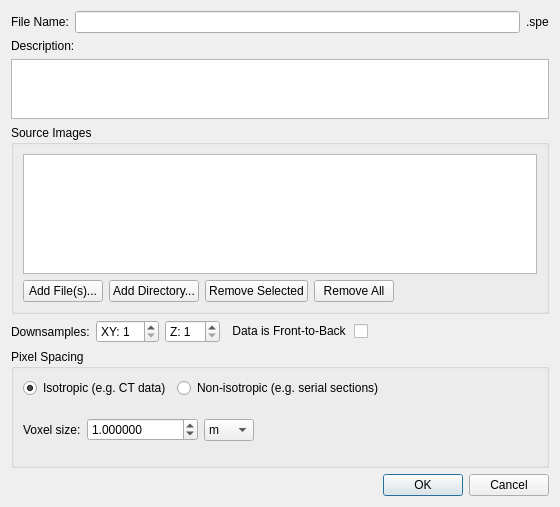
<?xml version="1.0" encoding="UTF-8"?>
<ui version="4.0">
 <class>NewProjectDialog</class>
 <widget class="QDialog" name="NewProjectDialog">
  <property name="windowModality">
   <enum>Qt::WindowModal</enum>
  </property>
  <property name="geometry">
   <rect>
    <x>0</x>
    <y>0</y>
    <width>560</width>
    <height>220</height>
   </rect>
  </property>
  <property name="windowTitle">
   <string>File Name and Description</string>
  </property>
  <property name="modal">
   <bool>true</bool>
  </property>
  <layout class="QVBoxLayout" name="mainVLayout">
   <item>
    <layout class="QHBoxLayout" name="nameLayout">
     <item>
      <widget class="QLabel" name="label">
       <property name="text">
        <string>File Name:</string>
       </property>
      </widget>
     </item>
     <item>
      <widget class="QLineEdit" name="lineEdit"/>
     </item>
     <item>
      <widget class="QLabel" name="label_2">
       <property name="text">
        <string>.spe</string>
       </property>
      </widget>
     </item>
    </layout>
   </item>
   <item>
    <widget class="QLabel" name="label_3">
     <property name="text">
      <string>Description:</string>
     </property>
    </widget>
   </item>
   <item>
    <widget class="QTextEdit" name="textEdit">
     <property name="maximumSize">
      <size>
       <width>16777215</width>
       <height>60</height>
      </size>
     </property>
     <property name="tabChangesFocus">
      <bool>true</bool>
     </property>
     <property name="acceptRichText">
      <bool>false</bool>
     </property>
    </widget>
   </item>
   <item>
    <widget class="QGroupBox" name="GroupFiles">
     <property name="title">
      <string>Source Images</string>
     </property>
     <layout class="QVBoxLayout" name="filesVLayout">
      <item>
       <widget class="QListWidget" name="listFiles">
        <property name="minimumSize">
         <size>
          <width>0</width>
          <height>120</height>
         </size>
        </property>
       </widget>
      </item>
      <item>
       <layout class="QHBoxLayout" name="fileButtonsLayout">
        <item>
         <widget class="QPushButton" name="ButtonAddFiles">
          <property name="text">
           <string>Add File(s)...</string>
          </property>
         </widget>
        </item>
        <item>
         <widget class="QPushButton" name="ButtonAddDir">
          <property name="text">
           <string>Add Directory...</string>
          </property>
         </widget>
        </item>
        <item>
         <widget class="QPushButton" name="ButtonRemove">
          <property name="text">
           <string>Remove Selected</string>
          </property>
         </widget>
        </item>
        <item>
         <widget class="QPushButton" name="ButtonClear">
          <property name="text">
           <string>Remove All</string>
          </property>
         </widget>
        </item>
        <item>
         <spacer name="fileButtonsSpacer">
          <property name="orientation">
           <enum>Qt::Horizontal</enum>
          </property>
          <property name="sizeHint" stdset="0">
           <size>
            <width>40</width>
            <height>20</height>
           </size>
          </property>
         </spacer>
        </item>
       </layout>
      </item>
     </layout>
    </widget>
   </item>
   <item>
    <layout class="QHBoxLayout" name="downsampleLayout">
     <item>
      <widget class="QLabel" name="LabelDownsample">
       <property name="text">
        <string>Downsamples:</string>
       </property>
      </widget>
     </item>
     <item>
      <widget class="QSpinBox" name="spinBox">
       <property name="prefix">
        <string>XY: </string>
       </property>
       <property name="minimum">
        <number>1</number>
       </property>
       <property name="maximum">
        <number>16</number>
       </property>
       <property name="value">
        <number>1</number>
       </property>
      </widget>
     </item>
     <item>
      <widget class="QSpinBox" name="spinBoxZ">
       <property name="prefix">
        <string>Z: </string>
       </property>
       <property name="minimum">
        <number>1</number>
       </property>
       <property name="maximum">
        <number>50</number>
       </property>
       <property name="value">
        <number>1</number>
       </property>
      </widget>
     </item>
     <item>
      <widget class="QCheckBox" name="CheckMirrored">
       <property name="layoutDirection">
        <enum>Qt::RightToLeft</enum>
       </property>
       <property name="text">
        <string>Data is Front-to-Back </string>
       </property>
      </widget>
     </item>
     <item>
      <spacer name="downsampleSpacer">
       <property name="orientation">
        <enum>Qt::Horizontal</enum>
       </property>
       <property name="sizeHint" stdset="0">
        <size>
         <width>40</width>
         <height>20</height>
        </size>
       </property>
      </spacer>
     </item>
    </layout>
   </item>
   <item>
    <widget class="QGroupBox" name="GroupSpacing">
     <property name="title">
      <string>Pixel Spacing</string>
     </property>
     <layout class="QVBoxLayout" name="spacingVLayout">
      <item>
       <layout class="QHBoxLayout" name="radioLayout">
        <item>
         <widget class="QRadioButton" name="RadioIsotropic">
          <property name="text">
           <string>Isotropic (e.g. CT data)</string>
          </property>
          <property name="checked">
           <bool>true</bool>
          </property>
         </widget>
        </item>
        <item>
         <widget class="QRadioButton" name="RadioNonIsotropic">
          <property name="text">
           <string>Non-isotropic (e.g. serial sections)</string>
          </property>
         </widget>
        </item>
        <item>
         <spacer name="radioSpacer">
          <property name="orientation">
           <enum>Qt::Horizontal</enum>
          </property>
          <property name="sizeHint" stdset="0">
           <size>
            <width>40</width>
            <height>20</height>
           </size>
          </property>
         </spacer>
        </item>
       </layout>
      </item>
      <item>
       <widget class="QStackedWidget" name="StackedSpacing">
        <property name="currentIndex">
         <number>0</number>
        </property>
        <widget class="QWidget" name="pageIsotropic">
         <layout class="QHBoxLayout" name="isoLayout">
          <property name="leftMargin">
           <number>0</number>
          </property>
          <property name="topMargin">
           <number>0</number>
          </property>
          <property name="rightMargin">
           <number>0</number>
          </property>
          <property name="bottomMargin">
           <number>0</number>
          </property>
          <item>
           <widget class="QLabel" name="LabelVoxelSize">
            <property name="text">
             <string>Voxel size:</string>
            </property>
           </widget>
          </item>
          <item>
           <widget class="QDoubleSpinBox" name="SpinVoxelSize">
            <property name="decimals">
             <number>6</number>
            </property>
            <property name="minimum">
             <double>0.000001</double>
            </property>
            <property name="maximum">
             <double>999999.000000</double>
            </property>
            <property name="value">
             <double>1.000000</double>
            </property>
           </widget>
          </item>
          <item>
           <widget class="QComboBox" name="ComboVoxelUnit">
            <item>
             <property name="text">
              <string>m</string>
             </property>
            </item>
            <item>
             <property name="text">
              <string>cm</string>
             </property>
            </item>
            <item>
             <property name="text">
              <string>mm</string>
             </property>
            </item>
            <item>
             <property name="text">
              <string>um</string>
             </property>
            </item>
            <item>
             <property name="text">
              <string>nm</string>
             </property>
            </item>
           </widget>
          </item>
          <item>
           <spacer name="isoSpacer">
            <property name="orientation">
             <enum>Qt::Horizontal</enum>
            </property>
            <property name="sizeHint" stdset="0">
             <size>
              <width>40</width>
              <height>20</height>
             </size>
            </property>
           </spacer>
          </item>
         </layout>
        </widget>
        <widget class="QWidget" name="pageNonIsotropic">
         <layout class="QVBoxLayout" name="nonIsoVLayout">
          <property name="leftMargin">
           <number>0</number>
          </property>
          <property name="topMargin">
           <number>0</number>
          </property>
          <property name="rightMargin">
           <number>0</number>
          </property>
          <property name="bottomMargin">
           <number>0</number>
          </property>
          <item>
           <layout class="QHBoxLayout" name="xyLayout">
            <item>
             <widget class="QLabel" name="LabelXYSize">
              <property name="text">
               <string>XY pixel size:</string>
              </property>
             </widget>
            </item>
            <item>
             <widget class="QDoubleSpinBox" name="SpinXYSize">
              <property name="decimals">
               <number>6</number>
              </property>
              <property name="minimum">
               <double>0.000001</double>
              </property>
              <property name="maximum">
               <double>999999.000000</double>
              </property>
              <property name="value">
               <double>1.000000</double>
              </property>
             </widget>
            </item>
            <item>
             <widget class="QComboBox" name="ComboXYUnit">
              <item>
               <property name="text">
                <string>m</string>
               </property>
              </item>
              <item>
               <property name="text">
                <string>cm</string>
               </property>
              </item>
              <item>
               <property name="text">
                <string>mm</string>
               </property>
              </item>
              <item>
               <property name="text">
                <string>um</string>
               </property>
              </item>
              <item>
               <property name="text">
                <string>nm</string>
               </property>
              </item>
             </widget>
            </item>
            <item>
             <spacer name="xySpacer">
              <property name="orientation">
               <enum>Qt::Horizontal</enum>
              </property>
              <property name="sizeHint" stdset="0">
               <size>
                <width>40</width>
                <height>20</height>
               </size>
              </property>
             </spacer>
            </item>
           </layout>
          </item>
          <item>
           <layout class="QHBoxLayout" name="zLayout">
            <item>
             <widget class="QLabel" name="LabelZSize">
              <property name="text">
               <string>Z spacing:</string>
              </property>
             </widget>
            </item>
            <item>
             <widget class="QDoubleSpinBox" name="SpinZSize">
              <property name="decimals">
               <number>6</number>
              </property>
              <property name="minimum">
               <double>0.000001</double>
              </property>
              <property name="maximum">
               <double>999999.000000</double>
              </property>
              <property name="value">
               <double>1.000000</double>
              </property>
             </widget>
            </item>
            <item>
             <widget class="QComboBox" name="ComboZUnit">
              <item>
               <property name="text">
                <string>m</string>
               </property>
              </item>
              <item>
               <property name="text">
                <string>cm</string>
               </property>
              </item>
              <item>
               <property name="text">
                <string>mm</string>
               </property>
              </item>
              <item>
               <property name="text">
                <string>um</string>
               </property>
              </item>
              <item>
               <property name="text">
                <string>nm</string>
               </property>
              </item>
             </widget>
            </item>
            <item>
             <spacer name="zSpacer">
              <property name="orientation">
               <enum>Qt::Horizontal</enum>
              </property>
              <property name="sizeHint" stdset="0">
               <size>
                <width>40</width>
                <height>20</height>
               </size>
              </property>
             </spacer>
            </item>
           </layout>
          </item>
         </layout>
        </widget>
       </widget>
      </item>
     </layout>
    </widget>
   </item>
   <item>
    <widget class="QDialogButtonBox" name="buttonBox">
     <property name="standardButtons">
      <set>QDialogButtonBox::Cancel|QDialogButtonBox::Ok</set>
     </property>
    </widget>
   </item>
  </layout>
 </widget>
 <tabstops>
  <tabstop>lineEdit</tabstop>
  <tabstop>textEdit</tabstop>
  <tabstop>buttonBox</tabstop>
 </tabstops>
 <resources/>
 <connections/>
</ui>
